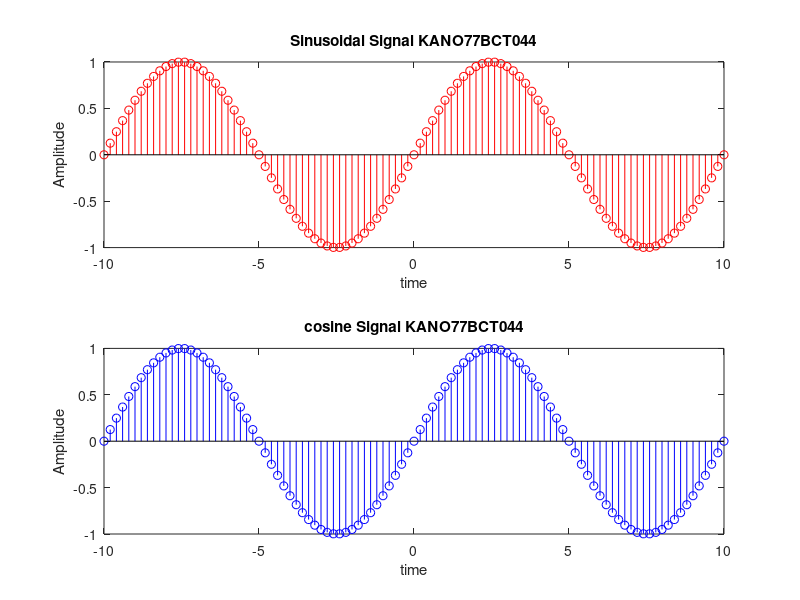

Source code (MATLAB):
n = -10:0.2:10;
f=0.1;
A=1;
y = A*sin(2*pi*f*n);
subplot(2,1,1);
stem(n,y,'r');
xlabel('time');
ylabel('Amplitude');
title('Sinusoidal Signal KANO77BCT044');
hold on;
z = A*cos(2*pi*f*n);
subplot(2,1,2);
stem(n,y,'b');
xlabel('time');
ylabel('Amplitude');
title('cosine Signal KANO77BCT044');